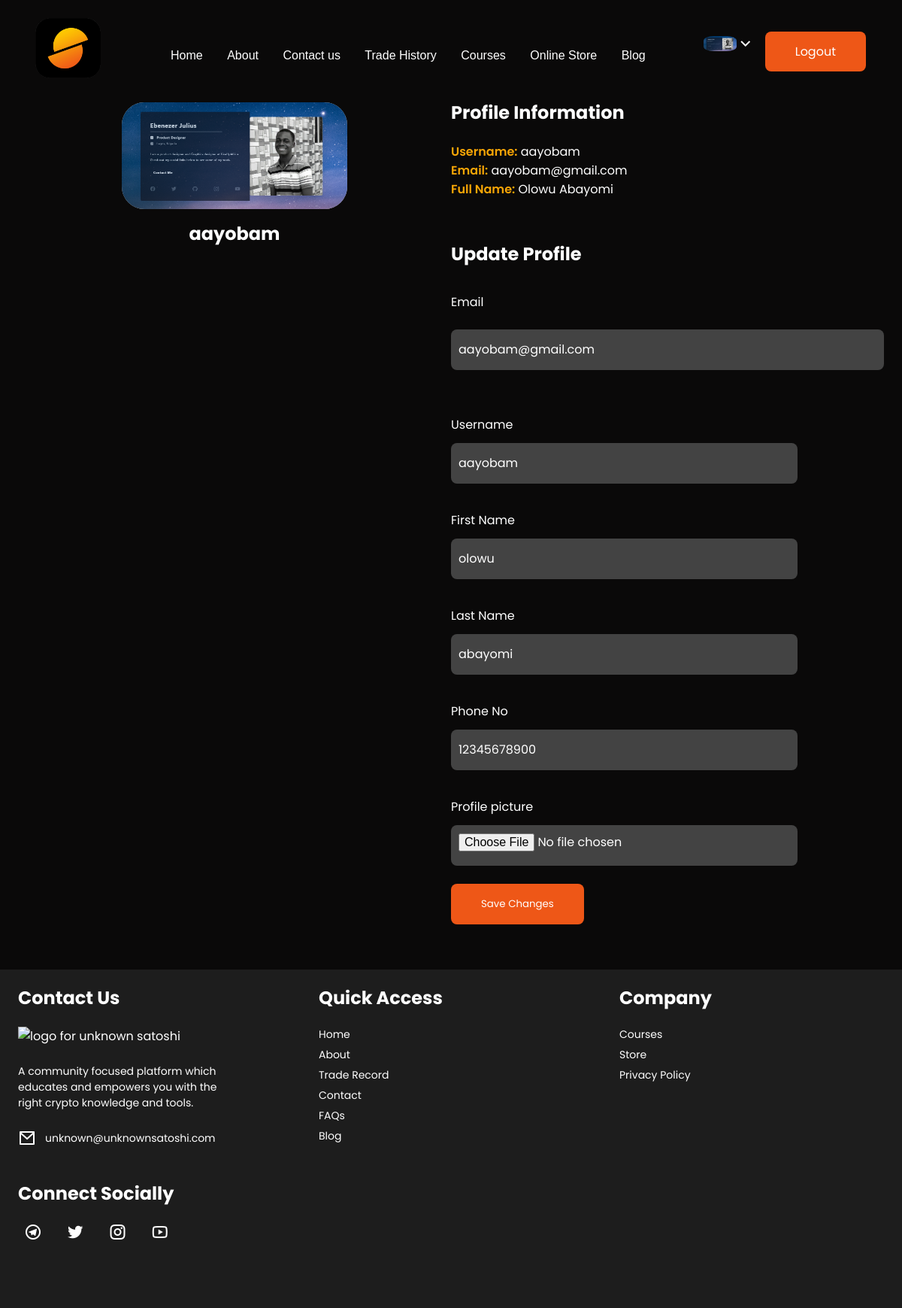
Page /user/profile/860cee2b-3464-4b8a-ae1d-cad69bf02eeb (signed in) on the earlier database version.
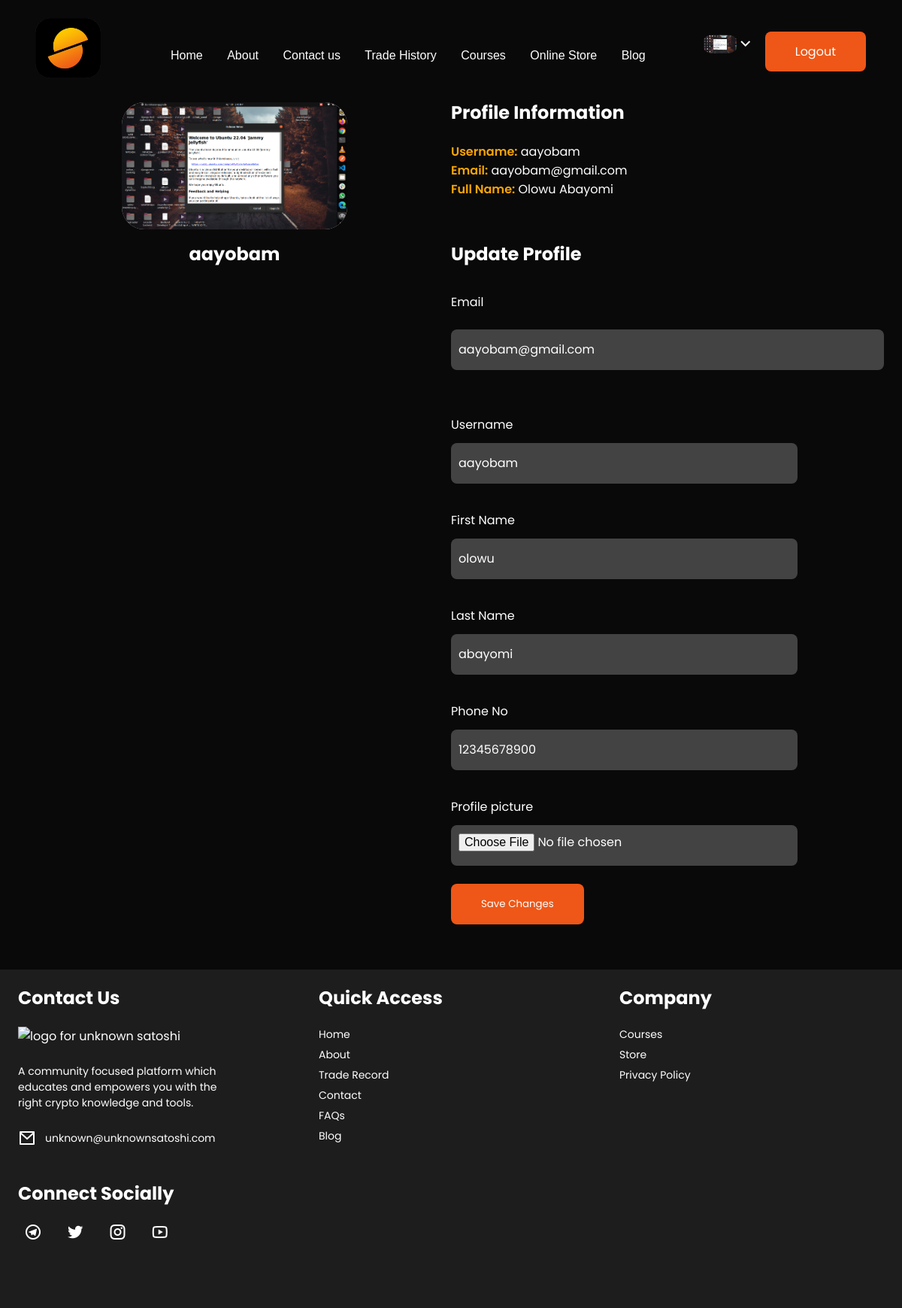
Same page on the later database version.
### userprolog/models.py (models this page shows, shortened)
class User(AbstractBaseUser, PermissionsMixin):
    id = models.UUIDField(primary_key=True, default=uuid.uuid4, editable=False, unique=True)
    username = models.CharField(max_length=200, unique=True, blank=True)
    email = models.EmailField(max_length=200, unique=True, blank=False)
    first_name = models.CharField(max_length=200, blank=True)
    last_name = models.CharField(max_length=200, blank=True)
    phone_no = models.CharField(max_length=11,validators=[MaxLengthValidator(11)])
    profile_picture = models.ImageField(null=True, blank=True, default="default_user_image.jpeg", upload_to="profile_image/",)
    is_active = models.BooleanField(default=False)
    is_staff = models.BooleanField(default=False)
    is_superuser = models.BooleanField(default=False)
    date_joined = models.DateTimeField(auto_now_add=True)
    created = models.DateTimeField(auto_now_add=True)
    updated = models.DateTimeField(auto_now=True)
    objects = UserManager()
    EMAIL_FIELD = 'email'
    USERNAME_FIELD = 'username'
    REQUIRED_FIELDS = ['email',]

### userprolog/views.py (the view)
# urls.py: path('user/profile/<str:id>', user_profile, name="user-profile"),
@login_required(login_url="user-login")
def user_profile(request, id):
    template_name = "userprolog/profile.html"
    user = get_object_or_404(User, id=id)
    if request.method == 'POST':
        form = UserUpdateForm(request.POST, request.FILES, instance=user)
        if form.is_valid():
            update_form = form.save(commit=False)
            update_form.is_active = True
            update_form.save()
            messages.success(request, f"User updated successfully")
            return redirect("user-profile", id)
        messages.error(request, f"Unable to update user")
        return redirect("user-profile", id)
    else:
        form = UserUpdateForm(instance=user)
    context = {"form":form, "user":user}
    return render(request, template_name, context)

### userprolog/forms.py
class UserUpdateForm(forms.ModelForm):
    profile_picture = forms.ImageField(required=False, error_messages={'required':"An image is required"})
    class Meta:
        model = User
        fields = ['first_name', 'last_name', 'phone_no', 'email', 'username', 'profile_picture', 'is_active', 'is_staff', 'is_superuser']
    def __init__(self, *args, **kwargs):
        super().__init__(*args, **kwargs)
        self.fields['first_name'].widget.attrs.update({'class':"input-field"})
        self.fields['last_name'].widget.attrs.update({'class':"input-field"})
        self.fields['phone_no'].widget.attrs.update({'class':"input-field"})
        self.fields['email'].widget.attrs.update({'class':"input-field"})
        self.fields['username'].widget.attrs.update({'class':"input-field"})
        self.fields['profile_picture'].widget.attrs.update({'class':"input-field"})
        self.fields['is_active'].widget.attrs.update({'class':"input"})
        self.fields['is_staff'].widget.attrs.update({'class':"input"})
        self.fields['is_superuser'].widget.attrs.update({'class':"input"})

### userprolog/templates/userprolog/profile.html (shortened to what this page needs)
{% extends 'base.html' %}
{% load static %}
{% block content %}
	<div class="page-wrapper margin-extra">
        <section class="user-profile">
            <div class="user-image">
                <img src="{{ user.profile_picture.url }}" alt="user's profile image">
                <h4>{{user.username}}</h4>
            </div>
            <div class="profile-description">
                <div class="profile-details">
                    <h4>Profile Information</h4>
                    <p><label for="username">Username:</label> {{user.username}}</p>
                    <p><label for="email">Email:</label> {{ user.email }}</p>
                    <p><label for="fullname">Full Name:</label> {{ user.first_name|title }} {{user.last_name|title}}</p>
                </div>
                <div class="profile-fields">
                    <h4>Update Profile</h4>
                    <form action="{% url 'user-profile' user.pk %}" method="post" enctype="multipart/form-data">
                        <div>
                            <label for="email">Email</label>
                            {{form.email}}
                        </div>
                        <div>
                            <label for="username">Username</label>
                            {{form.username }}
                        </div>
                        <div>
                            <label for="first-name">First Name</label>
                            {{ form.first_name }}
                        </div>
                        <div>
                            <label for="last-name">Last Name</label>
                            {{ form.last_name }}
                        </div>
                        <div>
                            <label for="phone-no">Phone No</label>
                            {{ form.phone_no }}
                        </div>
                        <div>
                            {% for field in form %}
                                {% if field.field.widget.input_type == "file" %}
                                    <label for="">{{field.label}}</label>
                                    <input type="{{field.field.widget.input_type}}" name="{{field.name}}" id="{{field.id}}" value="{{field.value}}" class="input-field">
                                {% endif %}
                            {% endfor %}
                        </div>
                        <button class="btn" type="submit" name="save-btn">Save Changes</button>
                    </form>
                </div>
            </div>
        </section>
	</div>
{% endblock content %}

### templates/base.html (shortened to what this page needs)
{% load static %}
<!DOCTYPE html>
<html lang="en">
<head>
    <link rel="stylesheet" type="text/css" href=" {% static 'css/style.css' %}" />
    <link rel="stylesheet" type="text/css" href="https://cdnjs.cloudflare.com/ajax/libs/OwlCarousel2/2.2.1/assets/owl.carousel.min.css">
	<link rel="stylesheet" type="text/css" href="https://cdnjs.cloudflare.com/ajax/libs/OwlCarousel2/2.2.1/assets/owl.theme.default.min.css">
	<link href="https://cdn.jsdelivr.net/npm/remixicon@2.5.0/fonts/remixicon.css" rel="stylesheet">
	<link rel="stylesheet" href="https://cdnjs.cloudflare.com/ajax/libs/font-awesome/6.0.0-beta3/css/all.min.css" />
</head>
<body>
	<div class="page-wrapper">
		<header class="banner-wrapper">
			<div class="navbar">
				{% block header_logo %}
					<div class="navbar__Link navbar__Link-brand">
						<a href="{% url 'home' %}" class="index-link">
							<img src="{% static 'images/logo.png' %}" class="navbar-logo" alt="website's logo">
						</a>
					</div>
				{% endblock header_logo %}
				<nav class="navbar__Items">
					<ul>
						<li class="navbar__Link">
							<a class="nav-link" href="{% url 'home' %}">Home</a>
						</li>
						<li class="navbar__Link">
							<a class="nav-link" href="{% url 'about' %}">About</a>
						</li>
						<li class="navbar__Link">
							<a class="nav-link" href="{% url 'contact' %}">Contact us</a>
						</li>
						<li class="navbar__Link">
							<a class="nav-link" href="{% url 'trade-history' %}">Trade History</a>
						</li>
						<li class="navbar__Link">
							<a class="nav-link" href="{% url 'courses' %}">Courses</a>
						</li>
						<li class="navbar__Link">
							<a class="nav-link" href="{% url 'onlinestore' %}">Online Store</a>
						</li>
						<li class="navbar__Link">
							<a class="nav-link" href="{% url 'blog' %}">Blog</a>
						</li>
					</ul>
				</nav>
				<nav class="navbar__Items navbar__Items--right">
					{% if request.user.is_authenticated %}
					<div class="profile">
						<div class="dropdown">
							<main>
								<img src="{{user.profile_picture.url}}" class="img-profile"><i class="ri-arrow-down-s-line profile-icon"></i>
							</main>
						</div>
					</div>
						<div class="navbar__Link">
							<a class="btn hire-btn"  href="{% url 'user-logout' %}">Logout</a>
						</div>
                    {% else %}
						<div class="navbar__Link">
							<a class="login-link"  href="{% url 'user-login' %}">Login</a>
							<a class="btn hire-btn"  href="{% url 'register' %}">Sign Up</a>
						</div>
                    {% endif%}
            	</nav>
			</div>
		</header>
	</div>
    {% block content %}{% endblock content %}
	<footer>
		<div class="footer-content__container">
			<section class="footer-content__item">
				<h4>Contact Us</h4>
				<div class="contact-options">
					<img src="{% static 'images/alt-logo.png' %}" alt="logo for unknown satoshi" class="alt-logo">
					<p>A community focused platform which educates and empowers you with the right crypto knowledge and tools.</p>
					<p class="iconic-paragraph"><i class="ri-mail-line"></i><a href="mailto:unknown@unknownsatoshi.com">unknown@unknownsatoshi.com</a></p>
				</div>
				<div class="social-links">
					<h4>Connect Socially</h4>
					<a href="https://t.me/unknown_satoshi"><i class="ri-telegram-line"></i></a>
					<a href="https://twitter.com/unknown_satoshi?t=neIjfJivVymH9Kg75UjqlA&s=09"><i class="ri-twitter-fill"></i></a>
					<a href="https://instagram.com/theunknownsatoshi?utm_medium=copy_link"><i class="ri-instagram-line"></i></a>
					<a href="https://youtube.com/channel/UCzpteHI9OCi6eAzRJyTZjRg"><i class="ri-youtube-line"></i></a>
				</div>
			</section>
			<section class="footer-content__item">
				<h4>Quick Access</h4>
				<div class="links">
					<a href="{% url 'home' %}">Home</a>
					<a href="{% url 'about' %}">About</a>
					<a href="{% url 'trade-history' %}">Trade Record</a>
					<a href="{% url 'contact' %}">Contact</a>
					<a href="{% url 'faqs' %}">FAQs</a>
					<a href="{% url 'blog' %}">Blog</a>
				</div>
			</section>
			<section class="footer-content__item">
				<h4>Company</h4>
				<div class="links">
					<a href="{% url 'courses' %}">Courses</a>
					<a href="{% url 'onlinestore' %}">Store</a>
					<a href="{% url 'privacy' %}">Privacy Policy</a>
				</div>
			</section>
		</div>
	</footer>
</body>
</html>

Differences in the rows shown:
changed User "aayobam": profile_picture: a different picture
